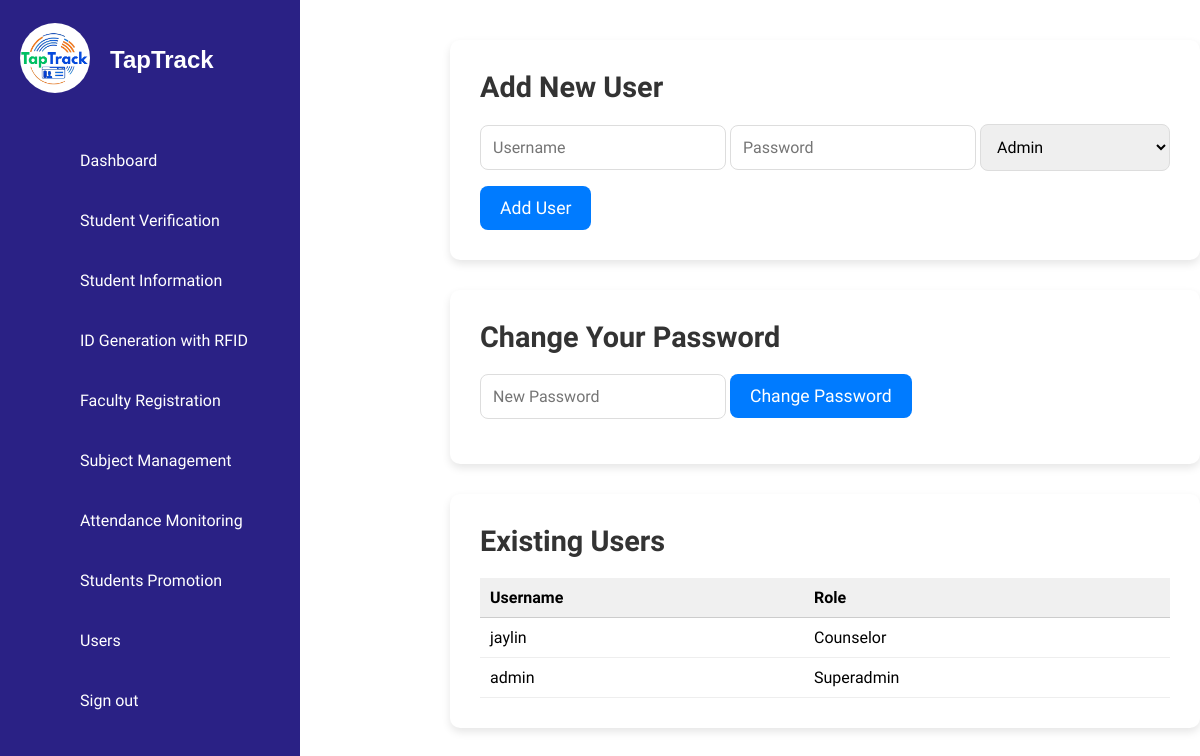
Screenshot of /user.php (signed in) with the database file from the repository.
### tables this page shows
CREATE TABLE `users` (
  `id` int(11) NOT NULL,
  `username` varchar(50) NOT NULL,
  `password` varchar(255) NOT NULL,
  `role` enum('superadmin','admin','counselor') DEFAULT 'admin',
  `created_at` timestamp NOT NULL DEFAULT current_timestamp()
);

### user.php (the view, shortened to what this page needs)
<?php
include 'db_connection.php';
$user_list = [];
$result = $conn->query("SELECT username, role FROM users ORDER BY id DESC");
if ($result && $result->num_rows > 0) {
    while ($row = $result->fetch_assoc()) {
        $user_list[] = $row;
    }
}
?>
<!DOCTYPE html>
<html lang="en">
<head>
    <link rel="stylesheet" href="assets/css/style.css">
</head>
<body>
    <?php include('sidebar.php'); ?>
    <div class="col-md-9">
        <div class="container mt-4">
            <div class="form-card">
                <h2>Add New User</h2>
                <form method="post">
                    <input type="text" name="username" class="form-control" placeholder="Username" required>
                    <input type="password" name="password" class="form-control" placeholder="Password" required>
                    <select name="role" class="form-control">
                        <option value="admin">Admin</option>
                    </select>
                    <button type="submit" name="add_user">Add User</button>
                </form>
            </div>
            <div class="form-card">
                <h2>Change Your Password</h2>
                <form method="post">
                    <input type="password" name="new_password" class="form-control" placeholder="New Password" required>
                    <button type="submit" name="change_password" class="btn-warning">Change Password</button>
                </form>
            </div>
            <div class="form-card">
    <h2>Existing Users</h2>
    <table style="width:100%; border-collapse: collapse;">
        <thead>
            <tr style="background-color: #f0f0f0;">
                <th style="text-align: left; padding: 10px; border-bottom: 1px solid #ccc;">Username</th>
                <th style="text-align: left; padding: 10px; border-bottom: 1px solid #ccc;">Role</th>
            </tr>
        </thead>
        <tbody>
            <?php if (!empty($user_list)): ?>
                <?php foreach ($user_list as $user): ?>
                    <tr>
                        <td style="padding: 10px; border-bottom: 1px solid #eee;"><?= htmlspecialchars($user['username']) ?></td>
                        <td style="padding: 10px; border-bottom: 1px solid #eee;"><?= ucfirst(htmlspecialchars($user['role'])) ?></td>
                    </tr>
                <?php endforeach; ?>
            <?php else: ?>
                <tr>
                    <td colspan="2" style="padding: 10px;">No users found.</td>
                </tr>
            <?php endif; ?>
        </tbody>
    </table>
</div>
        </div>
    </div>
</body>
</html>

### assets/css/style.css (style rules this page uses)
* { font-family: 'Ubuntu', sans-serif; margin: 0; padding: 0; box-sizing: border-box; }
:root { --blue: #2a2185; --white: #fff; --gray: #f5f5f5; --black1: #222; --black2: #999; }
body { min-height: 100vh; overflow-x: hidden; }
.container { position: relative; width: 100%; }
input.form-control { outline: 2px #495057; transition: outline 0.2s ease-in-out; }

### user.php (style rules this page uses)
.col-md-9 { margin-left: 450px; padding-top: 40px; }
.form-card { background: #fff; padding: 30px; border-radius: 10px; box-shadow: 0 4px 8px rgba(0, 0, 0, 0.1); margin-bottom: 30px; }
h2 { color: #333; font-size: 1.8em; margin-bottom: 20px; }
.form-control { border-radius: 8px; border: 1px solid #ddd; padding: 12px; margin-bottom: 15px; font-size: 1em; }
button { padding: 12px 20px; font-size: 1.1em; border-radius: 8px; border: none; cursor: pointer; transition: background 0.3s; }
button[type="submit"] { background-color: #007bff; color: white; }
.btn-warning { background-color: #ffc107; color: white; }
.container { max-width: 900px; }

### rows the page displays
users: username "jaylin", role "Counselor"
users: username "admin", role "Superadmin"
